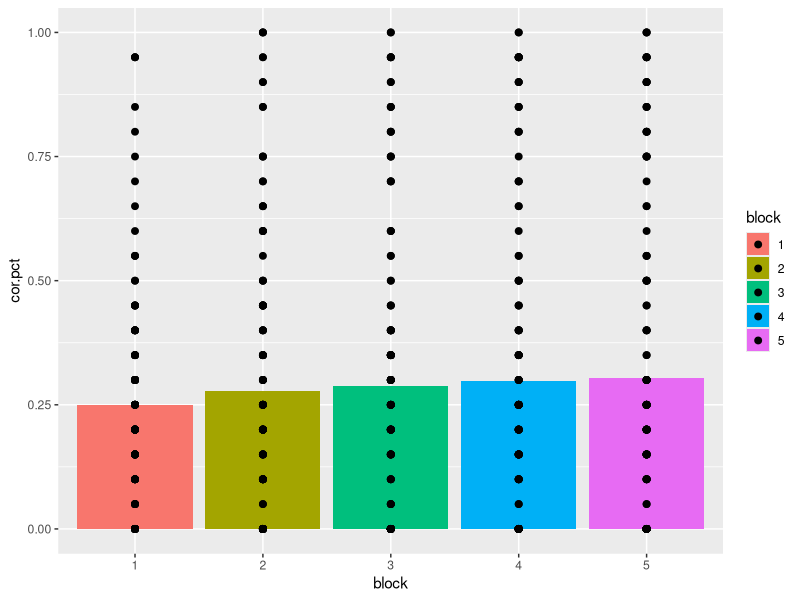

Reproduce this figure in R.
# to do list:
# 1) calculate percentage for each block separately
# 2) get agency score
# 3) get experience scores

#### Library ####
library(plyr)
library(car)

#### Data Readin ####
# agency questions:
# experience questions:
df <- read.csv("makreebles data.csv")
df=df[-1,]

#### Tidying up data frame: learning task ####
id=NaN 
block=NaN
agent=NaN
trial=NaN
answ=NaN
df2=data.frame(id,block,agent,trial,answ)
for (id in unique(df$ResponseId)){
  
  # Learning Task
  for (name in names(df)[24:123]){
    block=as.integer(substr(name,2,2))
    agent=substr(name,4,4)
    if (is.na(as.integer(substr(name,6,6)))) {
      trial=0
    }
    if (!is.na(as.integer(substr(name,6,6)))) {
      trial=as.integer(substr(name,6,6))
    }
    answ=df[which(df$ResponseId==id),which(names(df)==name)]
    df2=rbind(df2,c(id,block,agent,trial,as.character(answ)))
  }
  
}
df2=df2[-1,]
df2$cor=as.numeric(df2$agent==df2$answ)

#### Tidying up data frame: ratings ####
id=NaN 
agent=NaN
preexposed=NaN
quest=NaN
scale=NaN
answ=NaN
df3=data.frame(id,agent,preexposed,quest,scale,answ)
for (id in unique(df$ResponseId)){
  
  # Ratings
  for (name in names(df)[124:303]){
    agent=substr(name,1,4)
    if (as.integer(substr(name,2,2))==5){
      preexposed=1
    }
    if (!as.integer(substr(name,2,2))==5) {
      preexposed=0
    }
    quest=substr(name,6,nchar(name))
    if (is.element(quest,c("fear","hunger","joy","pain","pleasure","desire","consciousness",
                           "personality","conscious","rage","embarrass","pride"))) {
      scale="experience"
    }
    if (is.element(quest,c("communication","morality","emoRecog","planning","selfCont",
                           "thought", "memory" ))) {
      scale="agency"
    }
    answ=df[which(df$ResponseId==id),which(names(df)==name)]
    df3=rbind(df3,c(id,agent,preexposed,quest,scale,as.character(answ)))
  }
}
df3=df3[-1,]
df3$answ=as.numeric(recode(df3$answ,"'Extremely unlikely'=1;'Moderately unlikely'=2;'Slightly unlikely'=3;'Neither likely nor unlikely'=4;'Slightly likely'=5;'Moderately likely'=6;'Extremely likely'=7"))

#### data exploration ####
df2.id.block=ddply(df2,.(id,block),summarise,
                   cor.pct=mean(cor))
df2.block.ga=ddply(df2.id.block,.(block),summarise,
                   cor.pct=mean(cor.pct))
df3.preexposed.scale=ddply(df3,.(preexposed,scale),summarise,
                           rat=mean(answ,na.rm=T))


######## Graphs
library(ggplot2)

ggplot(df2.id.block, aes(x=block, y=cor.pct, fill=block))+
  geom_bar(stat="summary", fun.y="mean")+
  geom_point(size=2)
